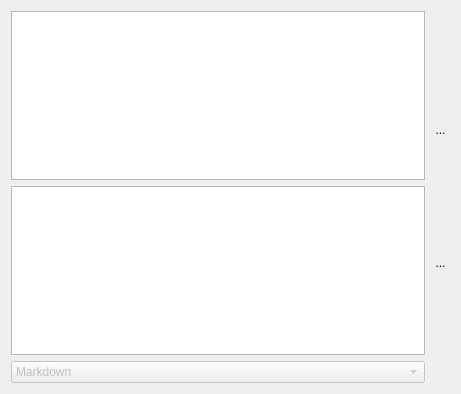
<?xml version="1.0" encoding="UTF-8"?>
<ui version="4.0">
 <class>StructuraSystems::Client::MarkdownElement</class>
 <widget class="QWidget" name="StructuraSystems::Client::MarkdownElement">
  <property name="geometry">
   <rect>
    <x>0</x>
    <y>0</y>
    <width>461</width>
    <height>394</height>
   </rect>
  </property>
  <property name="sizePolicy">
   <sizepolicy hsizetype="Preferred" vsizetype="MinimumExpanding">
    <horstretch>0</horstretch>
    <verstretch>0</verstretch>
   </sizepolicy>
  </property>
  <property name="windowTitle">
   <string>Form</string>
  </property>
  <property name="locale">
   <locale language="English" country="UnitedStates"/>
  </property>
  <layout class="QHBoxLayout" name="horizontalLayout">
   <item>
    <layout class="QVBoxLayout" name="verticalLayout_2">
     <item>
      <widget class="QTextBrowser" name="TextBrowser">
       <property name="enabled">
        <bool>true</bool>
       </property>
       <property name="contextMenuPolicy">
        <enum>Qt::ContextMenuPolicy::CustomContextMenu</enum>
       </property>
       <property name="sizeAdjustPolicy">
        <enum>QAbstractScrollArea::SizeAdjustPolicy::AdjustToContents</enum>
       </property>
       <property name="tabChangesFocus">
        <bool>false</bool>
       </property>
       <property name="readOnly">
        <bool>true</bool>
       </property>
       <property name="openExternalLinks">
        <bool>true</bool>
       </property>
      </widget>
     </item>
     <item>
      <widget class="QTextEdit" name="TextEditor">
       <property name="sizePolicy">
        <sizepolicy hsizetype="Expanding" vsizetype="Expanding">
         <horstretch>0</horstretch>
         <verstretch>0</verstretch>
        </sizepolicy>
       </property>
       <property name="contextMenuPolicy">
        <enum>Qt::ContextMenuPolicy::CustomContextMenu</enum>
       </property>
       <property name="sizeAdjustPolicy">
        <enum>QAbstractScrollArea::SizeAdjustPolicy::AdjustToContents</enum>
       </property>
       <property name="readOnly">
        <bool>false</bool>
       </property>
      </widget>
     </item>
     <item>
      <widget class="QComboBox" name="LanguageCombobox">
       <property name="enabled">
        <bool>false</bool>
       </property>
       <property name="editable">
        <bool>false</bool>
       </property>
       <item>
        <property name="text">
         <string>Markdown</string>
        </property>
       </item>
       <item>
        <property name="text">
         <string>YaML</string>
        </property>
       </item>
       <item>
        <property name="text">
         <string>SysMLv2</string>
        </property>
       </item>
       <item>
        <property name="text">
         <string>KerML</string>
        </property>
       </item>
      </widget>
     </item>
    </layout>
   </item>
   <item>
    <layout class="QVBoxLayout" name="verticalLayout">
     <item>
      <widget class="QToolButton" name="MoveElementUp">
       <property name="styleSheet">
        <string notr="true">QToolButton {
border: none;
background: transparent;
}

QToolButton:hover {
border: 1px solid blue;
background: red;
}</string>
       </property>
       <property name="text">
        <string>...</string>
       </property>
      </widget>
     </item>
     <item>
      <widget class="QToolButton" name="MoveElementDown">
       <property name="styleSheet">
        <string notr="true">QToolButton {
border: none;
background: transparent;
}

QToolButton:hover {
border: 1px solid blue;
background: red;
}</string>
       </property>
       <property name="text">
        <string>...</string>
       </property>
      </widget>
     </item>
    </layout>
   </item>
  </layout>
  <action name="actionAddElementAbove">
   <property name="text">
    <string>AddElementAbove</string>
   </property>
   <property name="menuRole">
    <enum>QAction::MenuRole::NoRole</enum>
   </property>
  </action>
  <action name="actionAdd_Element_Below">
   <property name="text">
    <string>Add Element Below</string>
   </property>
   <property name="menuRole">
    <enum>QAction::MenuRole::NoRole</enum>
   </property>
  </action>
  <action name="actionDelete">
   <property name="text">
    <string>Delete</string>
   </property>
   <property name="menuRole">
    <enum>QAction::MenuRole::NoRole</enum>
   </property>
  </action>
  <action name="actionEdit">
   <property name="text">
    <string>Edit</string>
   </property>
   <property name="menuRole">
    <enum>QAction::MenuRole::NoRole</enum>
   </property>
  </action>
 </widget>
 <resources/>
 <connections/>
</ui>
